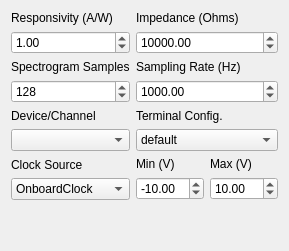
         <widget class="QWidget" name="daqTab">
          <attribute name="title">
           <string>DAQ</string>
          </attribute>
          <layout class="QGridLayout" name="gridLayout_9">
           <item row="2" column="1">
            <layout class="QVBoxLayout" name="verticalLayout_50">
             <item>
              <widget class="QLabel" name="label_47">
               <property name="text">
                <string>Terminal Config.</string>
               </property>
              </widget>
             </item>
             <item>
              <widget class="QComboBox" name="daqConfCombo">
               <item>
                <property name="text">
                 <string>default</string>
                </property>
               </item>
               <item>
                <property name="text">
                 <string>RSE</string>
                </property>
               </item>
               <item>
                <property name="text">
                 <string>NRSE</string>
                </property>
               </item>
               <item>
                <property name="text">
                 <string>Differential</string>
                </property>
               </item>
               <item>
                <property name="text">
                 <string>Pseudodifferential</string>
                </property>
               </item>
              </widget>
             </item>
            </layout>
           </item>
           <item row="2" column="0">
            <layout class="QVBoxLayout" name="verticalLayout_51">
             <item>
              <widget class="QLabel" name="label_48">
               <property name="text">
                <string>Device/Channel</string>
               </property>
              </widget>
             </item>
             <item>
              <widget class="QComboBox" name="daqChannelCombo"/>
             </item>
            </layout>
           </item>
           <item row="4" column="0">
            <layout class="QVBoxLayout" name="verticalLayout_52">
             <item>
              <widget class="QLabel" name="label_49">
               <property name="text">
                <string>Clock Source</string>
               </property>
              </widget>
             </item>
             <item>
              <widget class="QComboBox" name="daqClockCombo">
               <item>
                <property name="text">
                 <string>OnboardClock</string>
                </property>
               </item>
              </widget>
             </item>
            </layout>
           </item>
           <item row="5" column="0">
            <spacer name="verticalSpacer_5">
             <property name="orientation">
              <enum>Qt::Vertical</enum>
             </property>
             <property name="sizeHint" stdset="0">
              <size>
               <width>20</width>
               <height>40</height>
              </size>
             </property>
            </spacer>
           </item>
           <item row="1" column="1">
            <layout class="QVBoxLayout" name="verticalLayout_49">
             <item>
              <widget class="QLabel" name="label_46">
               <property name="text">
                <string>Sampling Rate (Hz)</string>
               </property>
              </widget>
             </item>
             <item>
              <widget class="QDoubleSpinBox" name="srateSpin">
               <property name="keyboardTracking">
                <bool>false</bool>
               </property>
               <property name="maximum">
                <double>1000000000.000000000000000</double>
               </property>
               <property name="value">
                <double>1000.000000000000000</double>
               </property>
              </widget>
             </item>
            </layout>
           </item>
           <item row="0" column="1">
            <layout class="QVBoxLayout" name="verticalLayout_47">
             <item>
              <widget class="QLabel" name="label_44">
               <property name="text">
                <string>Impedance (Ohms)</string>
               </property>
              </widget>
             </item>
             <item>
              <widget class="QDoubleSpinBox" name="impSpin">
               <property name="maximum">
                <double>100000000.000000000000000</double>
               </property>
               <property name="value">
                <double>10000.000000000000000</double>
               </property>
              </widget>
             </item>
            </layout>
           </item>
           <item row="1" column="0">
            <layout class="QVBoxLayout" name="verticalLayout_48">
             <item>
              <widget class="QLabel" name="label_45">
               <property name="text">
                <string>Spectrogram Samples</string>
               </property>
              </widget>
             </item>
             <item>
              <widget class="QSpinBox" name="specsmaplesSpin">
               <property name="minimum">
                <number>10</number>
               </property>
               <property name="maximum">
                <number>10000</number>
               </property>
               <property name="value">
                <number>128</number>
               </property>
              </widget>
             </item>
            </layout>
           </item>
           <item row="0" column="0">
            <layout class="QVBoxLayout" name="verticalLayout_46">
             <item>
              <widget class="QLabel" name="label_43">
               <property name="text">
                <string>Responsivity (A/W)</string>
               </property>
              </widget>
             </item>
             <item>
              <widget class="QDoubleSpinBox" name="responSpin">
               <property name="value">
                <double>1.000000000000000</double>
               </property>
              </widget>
             </item>
            </layout>
           </item>
           <item row="4" column="1">
            <layout class="QHBoxLayout" name="horizontalLayout_18">
             <item>
              <layout class="QVBoxLayout" name="verticalLayout_54">
               <item>
                <widget class="QLabel" name="label_51">
                 <property name="text">
                  <string>Min (V)</string>
                 </property>
                </widget>
               </item>
               <item>
                <widget class="QDoubleSpinBox" name="daqminvSpin">
                 <property name="keyboardTracking">
                  <bool>false</bool>
                 </property>
                 <property name="minimum">
                  <double>-100.000000000000000</double>
                 </property>
                 <property name="maximum">
                  <double>100.000000000000000</double>
                 </property>
                 <property name="value">
                  <double>-10.000000000000000</double>
                 </property>
                </widget>
               </item>
              </layout>
             </item>
             <item>
              <layout class="QVBoxLayout" name="verticalLayout_59">
               <item>
                <widget class="QLabel" name="label_56">
                 <property name="text">
                  <string>Max (V)</string>
                 </property>
                </widget>
               </item>
               <item>
                <widget class="QDoubleSpinBox" name="daqmaxvSpin">
                 <property name="keyboardTracking">
                  <bool>false</bool>
                 </property>
                 <property name="minimum">
                  <double>-100.000000000000000</double>
                 </property>
                 <property name="maximum">
                  <double>100.000000000000000</double>
                 </property>
                 <property name="value">
                  <double>10.000000000000000</double>
                 </property>
                </widget>
               </item>
              </layout>
             </item>
            </layout>
           </item>
          </layout>
         </widget>
